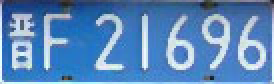
%> input picture 大作业/II/晋F21696.jpg, 137 x 42 px (shown 2 times larger)
$ octave jinF21696.m   (GNU Octave 9; MATLAB toolbox functions it lacks are replaced by stand-ins)
%> lines starting %> are read from the running program, lines starting %| are printed output that depends on the picture; in (x1, y1, x2, y2) boxes, pixels count from 0 and x2, y2 are one past the last pixel; in counts of white or black regions, pixels touching at a corner belong together; the program's own positions count from 1
clear
clc
dw=imread('II/晋F21696.jpg');
%> dw is the input picture: size 42x137x3 uint8; mean R, G, B 90.1, 135.2, 186.4
 subplot(3,2,3);
 imshow(dw),title('原始车牌图像');

% if isrgb(I)
   I1 = rgb2gray(dw);    %将RGB图像转化为灰度图像
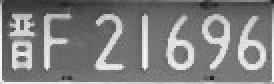
%> I1: size 42x137 uint8 (shown 2 times larger); min 24, max 249, mean 127.5
% else
%     I1=I;
% end

 g_max=double(max(max(I1)));
%> g_max = 249
 g_min=double(min(min(I1)));
%> g_min = 24
 T=round(g_max-(g_max-g_min)/3); % T 为二值化的阈值
%> T = 174
 [m,n]=size(I1);% d:二值图像
%> m = 42; n = 137
 I1=im2bw(I1,T/256);
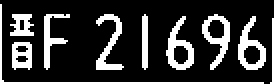
%> I1: size 42x137 logical (shown 2 times larger); 21.4% white; 10 white regions, largest, box (x1, y1, x2, y2) and area: (0, 2, 132, 42) 172, (83, 8, 97, 35) 162, (119, 8, 133, 35) 160
 subplot(3,2,4);
 imshow(I1),title('二值化车牌图像');


I2=bwareaopen(I1,20);
subplot(3,2,5);
imshow(I2),title('形态学滤波后的二值化图像');

[y1,x1,z1]=size(I2);
%> y1 = 42; x1 = 137; z1 = 1
I3=double(I2);
TT=1;
%%%%%%%去除图像顶端和底端的不感兴趣区域%%%%%
Y1=zeros(y1,1);
 for i=1:y1
    for j=1:x1
             if(I3(i,j,1)==1)
                Y1(i,1)= Y1(i,1)+1 ;
            end
     end
 end
%> after the loop, Y1 = 42 values, max 134 at index 42, min 0 at index 1, mean 29.26
Py1=1;
Py0=1;
while ((Y1(Py0,1)<20)&&(Py0<y1))
      Py0=Py0+1;
end
%> this loop made 7 passes
Py1=Py0;
%> Py1 = 8
 while((Y1(Py1,1)>=20)&&(Py1<y1))
         Py1=Py1+1;
 end
%> this loop made 28 passes
I2=I2(Py0:Py1,:,:);
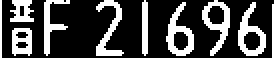
%> I2: size 29x137 logical (shown 2 times larger); 27.2% white; 10 white regions, largest, box (x1, y1, x2, y2) and area: (83, 1, 97, 28) 162, (119, 1, 133, 28) 160, (101, 0, 115, 28) 156
subplot(3,2,6);
imshow(I2),title('目标车牌区域');

%%%%%% 分割字符按行积累量%%%%%%%
X1=zeros(1,x1);
for j=1:x1
    for i=1:y1
             if(I3(i,j,1)==1)
                X1(1,j)= X1(1,j)+1;
            end
     end
end
%> after the loop, X1 = 137 values, max 40 at index 1, min 0 at index 134, mean 8.97
%> this loop made 7 passes; what is shown inside it comes from the first
figure(5);
plot(0:x1-1,X1),title('列方向像素点灰度值累计和'),xlabel('列值'),ylabel('累计像素量');
%> after `ylabel('累计像素量')`:
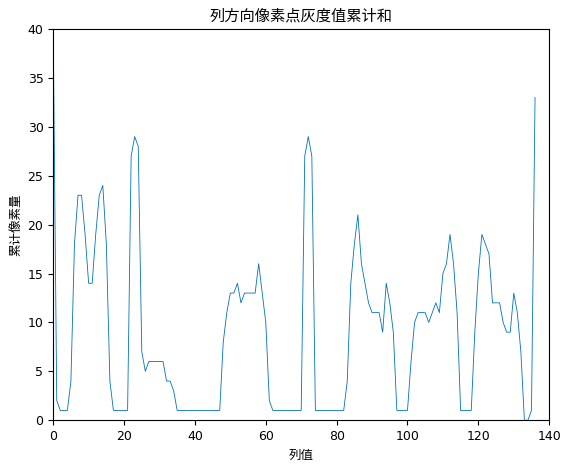
%> figure redrawn from the program's plot data; curve peaks at x = 0, y = 40

Px0=1;
Px1=1;
%%%%%%%%%%%%分割字符%%%%%%%%%%%%%%%%%%
for i=1:7
  while ((X1(1,Px0)<3)&&(Px0<x1))
      Px0=Px0+1;
  end
%> this loop made 0 passes
%> after the loop, Px0 = 1
  Px1=Px0;
%> Px1 = 1
  while (((X1(1,Px1)>=3)&&(Px1<x1))||((Px1-Px0)<10))
      Px1=Px1+1;
  end
%> this loop made 17 passes
  Z=I2(:,Px0:Px1,:);
  switch strcat('Z',num2str(i))
      case 'Z1'
          PIN0=Z;
      case 'Z2'
          PIN1=Z;
      case 'Z3'
          PIN2=Z;
      case 'Z4'
          PIN3=Z;
      case 'Z5'
          PIN4=Z;
      case 'Z6'
          PIN5=Z;
      otherwise
          PIN6=Z;
  end
  figure(3);
  subplot(1,7,i);
  imshow(Z);
    Px0=Px1;
%> Px0 = 18
end
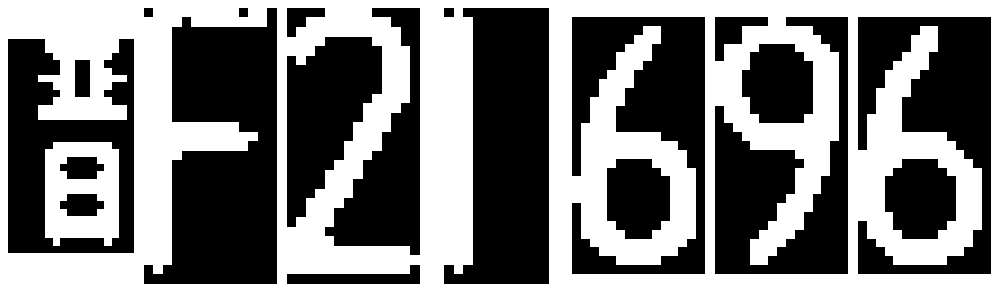
%> figure redrawn from the program's plot data, 7 panels
